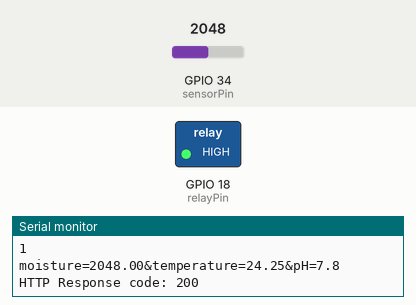
Bench run of a sketch on a simulated ESP32. Shown: switched loads named in the sketch (green lamp = pin HIGH), the last lines printed to the serial monitor. The test bench sets the inputs (shaded band); at power-on: GPIO 34 (sensorPin) = 2048. WiFi joins after 1.5 s; servers stay silent unless stated; uploads are accepted with an empty reply; pins used as bus, display or sensor lines are not drawn.

Above: at 2.7 s.
2.8 s: GPIO 34 (sensorPin) set to 3943
13.4 s: GPIO 34 (sensorPin) set to 4036
At 18.0 s:
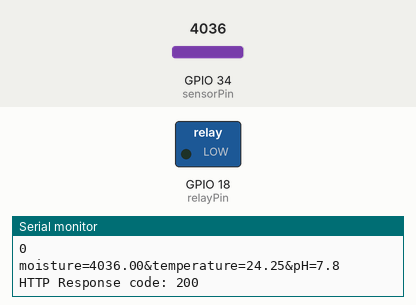
19.2 s: GPIO 34 (sensorPin) set to 3603
At 23.7 s:
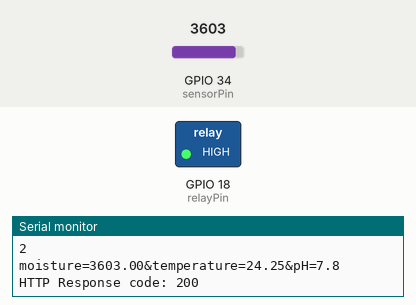
25.0 s: GPIO 34 (sensorPin) set to 4095
At 28.8 s:
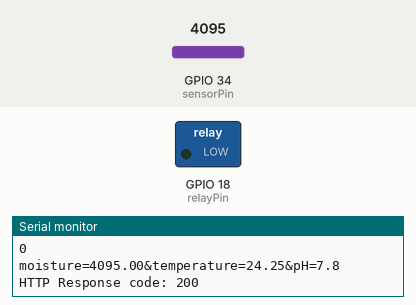
Timing chart, 0 to 30.3 s (numbered marks = the images above; inputs shaded):
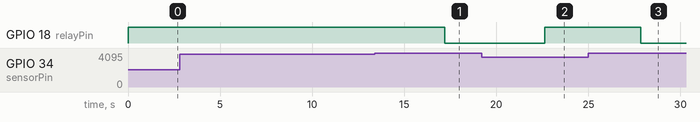

Measured:
- the behaviour switches between 3999 and 4000 on GPIO 34 (sensorPin) (found by bisection; images 0 and 1)
- after the input at 13.4 s, GPIO 18 (relayPin): HIGH → LOW after 3.8 s
- after the input at 19.2 s, GPIO 18 (relayPin): LOW → HIGH after 3.4 s
- after the input at 25.0 s, GPIO 18 (relayPin): HIGH → LOW after 2.8 s

The sketch:

wifiPumpMoisture2.ino
```cpp
// (licence header left out)
#include <WiFi.h>
#include <HTTPClient.h>

#define soilWet 3000   // Define max value we consider soil 'wet'
#define soilDry 4000   // Define min value we consider soil 'dry'

// Sensor pins
#define sensorPower 27
#define sensorPin 34
#define relayPin 18

// const char* ssid = "realme C21-Y";
// const char* password = "123456789";
const char* ssid = "SLT-Fiber";
const char* password = "@Home#321";
const char* serverName = "http://192.168.1.3:5000/data"; // Replace with your server's address and port

void setup() {
  Serial.begin(115200);

  pinMode(sensorPower, OUTPUT);
  pinMode(relayPin, OUTPUT);
  digitalWrite(sensorPower, HIGH);
  digitalWrite(relayPin, HIGH);

  WiFi.begin(ssid, password);
  Serial.println("Connecting");
  while (WiFi.status() != WL_CONNECTED) {
    delay(500);
    Serial.print(".");
  }
  Serial.println("");
  Serial.print("Connected to WiFi network with IP Address: ");
  Serial.println(WiFi.localIP());
}

void loop() {
  float moisture = readSensor(); // Get moisture value
  int moistureStatus = getMoistureValue(moisture);
  // float temperature = 25.0; // Example temperature value
  // float pH = 6.5; // Example pH value
  Serial.println(moisture);
  Serial.println(moistureStatus);


  if (moistureStatus == 0) {
    digitalWrite(relayPin, LOW);
    delay(200);
  } else {
    digitalWrite(relayPin, HIGH);
    delay(20);
  }

  // Check WiFi connection status
  if (WiFi.status() == WL_CONNECTED) {
    WiFiClient client;
    HTTPClient http;

    // Your Domain name with URL path or IP address with path
    http.begin(client, serverName);

    // Specify content-type header
    http.addHeader("Content-Type", "application/x-www-form-urlencoded");
    // Data to send with HTTP POST
    String moistureString = String(moisture);
    String temperatureString = "24.25"; // i put example temperature value
    String pHString = "7.8"; // i put example pH value
    String httpRequestData = "moisture=" + moistureString + "&temperature=" + temperatureString + "&pH=" + pHString;
    Serial.println(httpRequestData);
    // Send HTTP POST request
    int httpResponseCode = http.POST(httpRequestData);

    Serial.print("HTTP Response code: ");
    Serial.println(httpResponseCode);

    // Free resources
    http.end();
  } else {
    Serial.println("WiFi Disconnected");
  }
  delay(5000);
}

// This function returns the analog soil moisture measurement
int readSensor() {
  digitalWrite(sensorPower, HIGH); // Turn the sensor ON
  delay(10);                        // Allow power to settle
  int val = analogRead(sensorPin);  // Read the analog value form sensor
  digitalWrite(sensorPower, LOW);  // Turn the sensor OFF
  return val;                       // Return analog moisture value
}

int getMoistureValue(int moisture) {
  // Determine status of our soil
  if (moisture < soilWet) {
    Serial.println("Status: Soil is too wet");
    return 1;
  } else if (moisture >= soilWet && moisture < soilDry) {
    Serial.println("Status: Soil moisture is perfect");
    return 2;
  } else {
    Serial.println("Status: Soil is too dry - time to water!");
    return 0;
  }
}

void pumpOn() {
  Serial.println("pump on");
  digitalWrite(relayPin, LOW);
}

void pumpOff() {
  Serial.println("pump off");
  digitalWrite(relayPin, HIGH);
}
```
